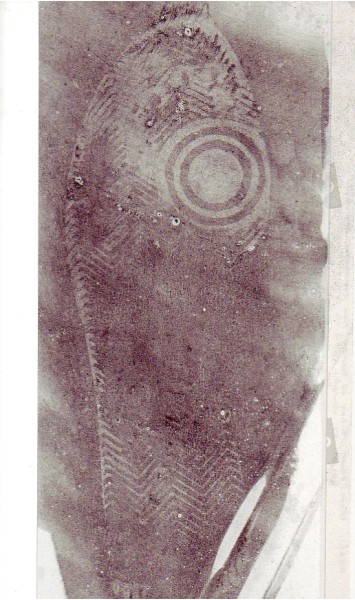
#> input picture shoeprint/circle.png, 355 x 600 px
$ python houghTransCircle.py
#> lines starting #> are read from the running program, lines starting #| are printed output that depends on the picture; after the words box and inside, x2 and y2 are one past the last pixel; in counts of white or black regions, pixels touching at a corner belong together
import cv2
import numpy as np
from matplotlib import pyplot as plt

# get input by implementing canny edge detection
img_path = 'shoeprint/circle.png'
img = cv2.imread(img_path, 0)
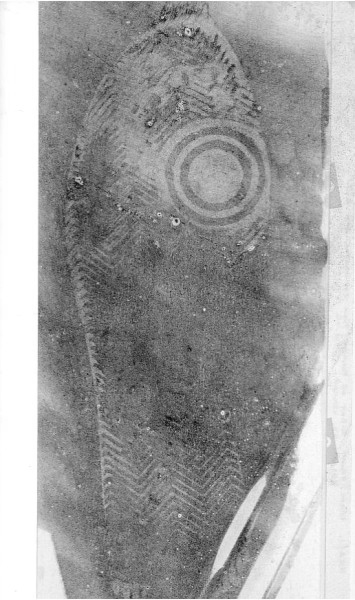
#> img: shape (600, 355); min 11, max 255, mean 156.2
img = cv2.medianBlur(img, 3)
high_thresh, thresh_im = cv2.threshold(img, 0, 255, cv2.THRESH_BINARY + cv2.THRESH_OTSU)
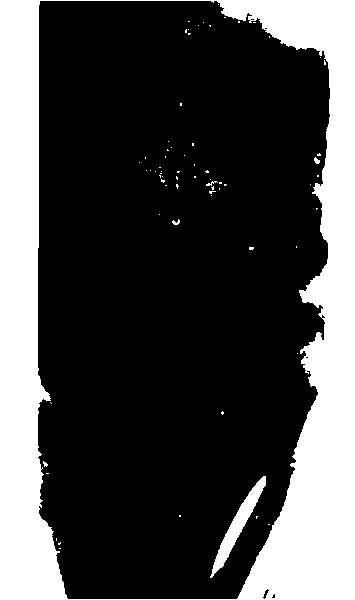
#> thresh_im: shape (600, 355); 27.8% white; 69 white regions (64 under 20 px), largest, box (x1, y1, x2, y2) and area: (0, 0, 355, 600) 57700, (210, 476, 266, 578) 1198, (314, 157, 320, 164) 27, (172, 219, 180, 225) 26, (206, 181, 218, 186) 24
#> high_thresh = 180
low_thresh = 0.5*high_thresh
#> low_thresh = 90
img_canny = cv2.Canny(img, low_thresh, high_thresh)
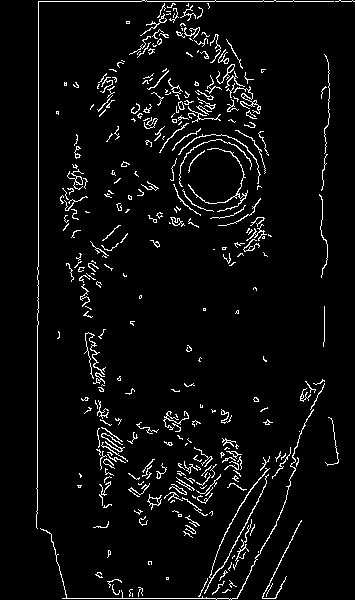
#> img_canny: shape (600, 355); 4.7% white in thin lines or dots, all inside (x1, y1, x2, y2) = (36, 0, 355, 600)
# show edge img
plt.subplot(121), plt.imshow(img, cmap='gray')
plt.title('Original Image'), plt.xticks([]), plt.yticks([])
plt.subplot(122), plt.imshow(img_canny, cmap='gray')
plt.title('Edge Image'), plt.xticks([]), plt.yticks([])

plt.show()
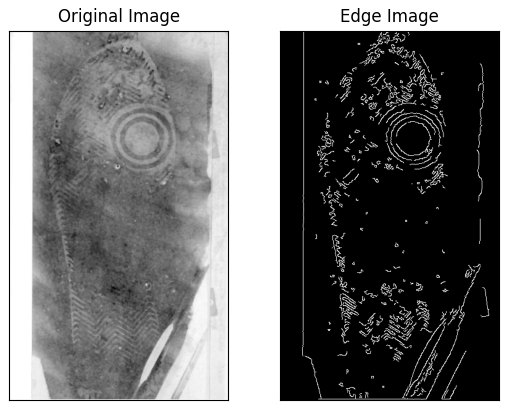
#> figure drawn by matplotlib, 2 panels

bimg = cv2.medianBlur(img, 5)
cimg = cv2.cvtColor(bimg,cv2.COLOR_GRAY2BGR)
# hough circle transformation
circles = cv2.HoughCircles(bimg, cv2.HOUGH_GRADIENT, 1, 20)
#> circles = [[214.5, 175.5, 41.4]]
circles = np.uint16(np.around(circles))
#> circles = [[214, 176, 41]]
for i in circles[0]:
    # draw the outer circle
    cv2.circle(cimg,(i[0],i[1]),i[2],(0,255,0),2)
    # draw the center of the circle
    cv2.circle(cimg,(i[0],i[1]),2,(0,0,255),3)
#> this loop made 1 pass
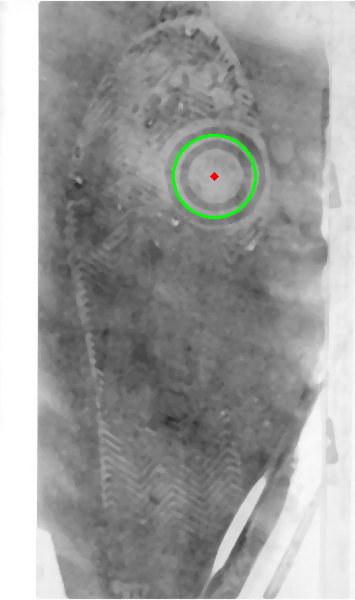
#> cimg: shape (600, 355, 3); mean B, G, R 156.1, 157, 156.1

cv2.imshow('detected circles',cimg)
cv2.imwrite('output_circle.png', cimg)
cv2.waitKey(0)
cv2.destroyAllWindows()
